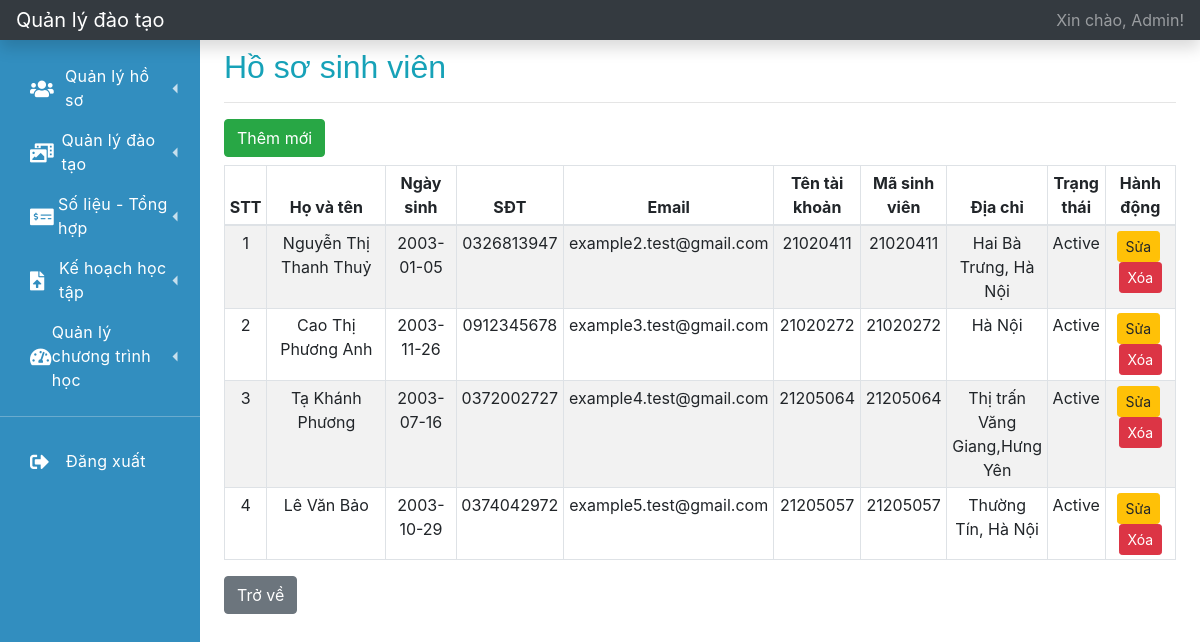
Page /index.php?r=ho-so-sinh-vien (signed in) on the committed database.
### tables this page shows
CREATE TABLE `user` (
  `id` int(11) NOT NULL,
  `username` varchar(64) NOT NULL,
  `password` varchar(128) NOT NULL,
  `user_type` varchar(32) NOT NULL,
  `user_code` varchar(32) DEFAULT NULL,
  `fullname` varchar(128) NOT NULL,
  `dob` date NOT NULL,
  `phone_number` varchar(15) DEFAULT NULL,
  `email` varchar(64) DEFAULT NULL,
  `address` varchar(512) DEFAULT NULL,
  `status` varchar(32) NOT NULL DEFAULT 'active'
);

### function.php (called while the page is built, shortened)
<?php
    function getInfoLoginFromSession()
    {
        $key = 'user_login';
        if (isset($_SESSION[$key])) {
            $data = $_SESSION[$key];
            return $data;
        }
        return array();
    }
    function checkUserTypeIsAdmin()
    {
        $info_user = getInfoLoginFromSession();
        if (empty($info_user) == false) {
            $user_type = $info_user['user_type'];
            if ($user_type == 'admin') {
                return true;
            }
        }
        return false;
    }
    function getFullnameUserLogin()
    {
        $info_user = getInfoLoginFromSession();
        if (empty($info_user) == false) {
            $fullname = $info_user['fullname'];
            return $fullname;
        }
        return '';
    }
?>

### database.php (called while the page is built, shortened)
<?php
    function getOne($instance_db, $sql)
    {
        $stmt = $instance_db->prepare($sql);
        $stmt->setFetchMode(PDO::FETCH_ASSOC);
        $stmt->execute();
        return $stmt->fetch();
    }
    function getAll($instance_db, $sql)
    {
        $stmt = $instance_db->prepare($sql);
        $stmt->setFetchMode(PDO::FETCH_ASSOC);
        $stmt->execute();
        $data = array();
        while ($row = $stmt->fetch()) {
            $data[] = $row;
        }
        return $data;
    }
    function getInfoLogin($instance_db, $username, $password)
    {
        $sql = "SELECT * FROM USER WHERE USERNAME = '{$username}' AND PASSWORD = '{$password}'";
        return getOne($instance_db, $sql);
    }
?>

### ho-so-sinh-vien.php (the view)
<?php
    $sql = "SELECT * FROM USER WHERE USER_TYPE = 'student'";
    $list_user_student = getAll($connect, $sql);
?>
<h2 class="mt-2 text-info">Hồ sơ sinh viên</h2>
<hr>
<?php
    if ($check_is_admin) {
        echo '<a href="?r=them-moi-nguoi-dung" class="btn btn-success">Thêm mới</a>';
    }
?>
<div class="table-responsive mt-2">
    <table class="table table-striped table-sm table-bordered table-hover">
        <thead>
            <tr>
                <th class="text-center" style="width: 3%;">STT</th>
                <th class="text-center" style="width: 15%;">Họ và tên</th>
                <th class="text-center" style="width: 8%;">Ngày sinh</th>
                <th class="text-center" style="width: 6%;">SĐT</th>
                <th class="text-center" style="width: 6%;">Email</th>
                <?php
                    if ($check_is_admin) {
                        echo '<th class="text-center" style="width: 8%;">Tên tài khoản</th>';
                    }
                ?>
                <th class="text-center" style="width: 8%;">Mã sinh viên</th>
                <th class="text-center">Địa chỉ</th>
                <?php
                    if ($check_is_admin) {
                        echo '<th class="text-center" style="width: 6%;">Trạng thái</th>';
                        echo '<th class="text-center" style="width: 8%;">Hành động</th>';
                    }
                ?>
            </tr>
        </thead>
        <tbody>
        <?php
            $stt = 1;
            foreach ($list_user_student as $student) {
        ?>
            <tr>
                <td class="text-center"><?= $stt?></td>
                <td class="text-center"><?= $student['fullname']?></td>
                <td class="text-center"><?= $student['dob']?></td>
                <td class="text-center"><?= $student['phone_number']?></td>
                <td class="text-center"><?= $student['email']?></td>
                <?php
                    if ($check_is_admin) {
                        echo '<td class="text-center">' . $student['username'] . '</td>';
                    }
                ?>
                <td class="text-center"><?= $student['user_code']?></td>
                <td class="text-center"><?= $student['address']?></td>
                <?php
                    if ($check_is_admin) {
                        echo '<td class="text-center">' . ucfirst($student['status']) . '</td>';
                        echo '<td class="text-center">';
                        echo '<a href="?r=cap-nhat-nguoi-dung&user_id=' . $student['id'] .'" class="btn btn-sm btn-warning mr-1">Sửa</a>' ;
                        echo '<a href="?r=xoa-nguoi-dung&user_id=' . $student['id'] .'" class="btn btn-sm btn-danger">Xóa</a>' ;
                        echo '</td>';
                    }
                ?>
            </tr>
    <?php
            $stt++;
        }
    ?>
        </tbody>
    </table>
</div>
<a href="?r=trang-chu" class="btn btn-secondary">Trở về</a>

### layouts/topbar.php
<nav class="navbar navbar-dark sticky-top bg-dark flex-md-nowrap p-0 shadow">
    <a class="navbar-brand col-md-3 col-lg-2 mr-0 px-3" href="?r=trang-chu">Quản lý đào tạo</a>
    <ul class="navbar-nav px-3">
        <li class="nav-item text-nowrap">
            <a class="nav-link" href="?r=ho-so-ca-nhan">Xin chào, <?= getFullnameUserLogin()?>!</a>
        </li>
    </ul>
</nav>

### css/navbar.css (style rules this page uses)
:root { --font-family-sans-serif: "Open Sans", -apple-system, BlinkMacSystemFont, "Segoe UI", Roboto, "Helvetica Neue", Arial, sans-serif, "Apple Color Emoji", "Segoe UI Emoji", "Segoe UI Symbol", "Noto Color Emoji"; }
*, *::before, *::after { -webkit-box-sizing: border-box; box-sizing: border-box; }
html { font-family: sans-serif; line-height: 1.15; -webkit-text-size-adjust: 100%; -webkit-tap-highlight-color: rgba(0, 0, 0, 0); }
nav { display: block; }
h1, h2, h3, h4, h5, h6 { margin-top: 0; margin-bottom: 0.5rem; }
a { color: #3f84fc; text-decoration: none; background-color: transparent; }
h1, h2, h3, h4, h5, h6, .h1, .h2, .h3, .h4, .h5, .h6 { font-family: "Nunito", sans-serif; margin-bottom: 0.5rem; font-weight: 500; line-height: 1.2; }

### rows in the picture
user: fullname "Admin"
user: fullname "Nguyễn Thị Thanh Thuỷ", dob "2003-01-05", phone_number "0326813947", email "example2.test@gmail.com", username "21020411", user_code "21020411", address "Hai Bà Trưng, Hà Nội", status "Active"
user: fullname "Cao Thị Phương Anh", dob "2003-11-26", phone_number "0912345678", email "example3.test@gmail.com", username "21020272", user_code "21020272", address "Hà Nội", status "Active"
user: fullname "Tạ Khánh Phương", dob "2003-07-16", phone_number "0372002727", email "example4.test@gmail.com", username "21205064", user_code "21205064", address "Thị trấn Văng Giang,Hưng Yên", status "Active"
user: fullname "Lê Văn Bảo", dob "2003-10-29", phone_number "0374042972", email "example5.test@gmail.com", username "21205057", user_code "21205057", address "Thường Tín, Hà Nội", status "Active"
